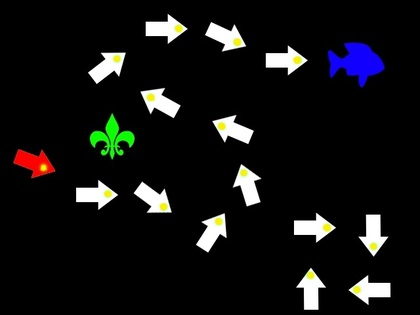
%> input picture Treasure_medium.jpg, 420 x 315 px, shrunk from 640 x 480 before the run
$ octave lab5_med.m   (GNU Octave 9; MATLAB toolbox functions it lacks are replaced by stand-ins)
%> lines starting %> are read from the running program, lines starting %| are printed output that depends on the picture; in (x1, y1, x2, y2) boxes, pixels count from 0 and x2, y2 are one past the last pixel; in counts of white or black regions, pixels touching at a corner belong together; the program's own positions count from 1
### arrow_finder.m
function [arrow_ind,trea_ind]= arrow_finder(props)
%search and find all the objects that meet the condition
n_objects=numel(props);
arrow_ind=[];
trea_ind=[]
hold on;
for object_id = 1 : n_objects
    if  props(object_id).Area > 90 && props(object_id).Area < 2000
    arrow_ind=[arrow_ind; object_id];
    rectangle('Position', props(object_id).BoundingBox, 'EdgeColor', 'b');
    end
    if props(object_id).Area > 2000
    trea_ind=[trea_ind; object_id];
    end
end
hold off;
end

### lab5_med.m
close all;
clear all;

%% Reading image
im = imread('Treasure_medium.jpg'); % change name to process other images
%> im is the input picture: size 315x420x3 uint8; mean R, G, B 18.3, 18.4, 18.4
imshow(im);
pause;

%% Binarisation
bin_threshold = 0.09; % parameter to vary
bin_im = im2bw(im, bin_threshold);
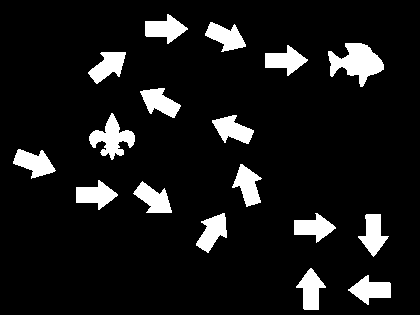
%> bin_im: size 315x420 logical; 9.5% white; 17 white regions
imshow(bin_im);
pause;

%% Extracting connected components
con_com = bwlabel(bin_im);
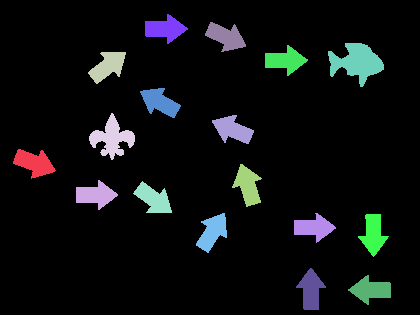
%> con_com: size 315x420 double; 18 distinct labels, from 0 to 17; one colour per label, 0 black
imshow(label2rgb(con_com));
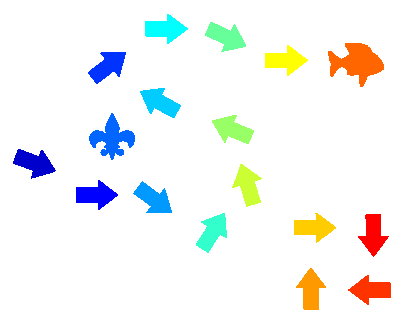
%> displayed picture: size 315x420x3, on the screen's scale of 0 to 255; mean R, G, B 242.5, 244.7, 243
pause;

%% Computing objects properties
props = regionprops(con_com);
%> props = 17 regions; largest, box (x1, y1, x2, y2), Area and Centroid: (328, 43, 384, 87) 1322 [357.7 62.7], (89, 113, 135, 160) 971 [112.7 138.8], (13, 149, 56, 179) 712 [34.8 163.6], (145, 14, 188, 44) 696 [165.5 29.4], (348, 275, 391, 305) 693 [371.5 290.5]

%% Drawing bounding boxes
n_objects = numel(props);
%> n_objects = 17
imshow(im);
hold on;
for object_id = 1 : n_objects
    rectangle('Position', props(object_id).BoundingBox, 'EdgeColor', 'b');
end
%> this loop made 17 passes
hold off;
pause;

%% Arrow/non-arrow determination
% You should develop a function arrow_finder, which returns the IDs of the arror objects.
% IDs are from the connected component analysis order. You may use any parameters for your function.

[arrow_ind,trea_ind]= arrow_finder(props);
%> the loop in arrow_finder, `for object_id = 1 : n_objects` made 17 passes
%> arrow_ind on passes 1 to 12: 1, [1; 2], [1; 2; 3], [1; 2; 3; 4], [1; 2; 3; 4; 5], [1; 2; 3; 4; 5; 6], [1; 2; 3; 4; 5; 6; 7], [1; 2; 3; 4; 5; 6; 7; 8], [1; 2; 3; 4; 5; 6; 7; 8; 9], [1; 2; 3; 4; 5; 6; 7; 8; 9; 10], [1; 2; 3; 4; 5; 6; 7; 8; 9; 10; 11], [1; 2; 3; 4; 5; 6; 7; 8; 9; 10; 11; 12]
%> after the loop in arrow_finder, `for object_id = 1 : n_objects`: arrow_ind = 17 values from 1 to 17
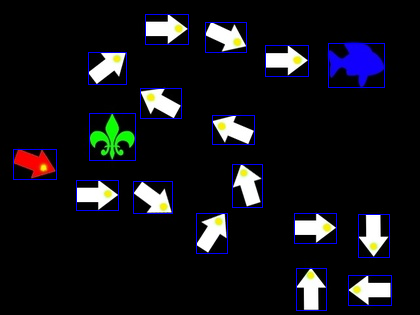
%> figure redrawn from the program's plot data
%> arrow_ind = 17 values from 1 to 17; trea_ind = []

%% Finding red arrow
n_arrows = numel(arrow_ind);
%> n_arrows = 17
start_arrow_id = 0;
% check each arrow until find the red one
for arrow_num = 1 : n_arrows
    object_id = arrow_ind(arrow_num);    % determine the arrow id

    % extract colour of the centroid point of the current arrow
    centroid_colour = im(round(props(object_id).Centroid(2)), round(props(object_id).Centroid(1)), :);
    if centroid_colour(:, :, 1) > 240 && centroid_colour(:, :, 2) < 10 && centroid_colour(:, :, 3) < 10
	% the centroid point is red, memorise its id and break the loop
        start_arrow_id = object_id;
        break;
    end
end
%> this loop made 1 pass
%> (object_id, centroid_colour, start_arrow_id) on pass 1: (1, [254 0 2], 1)


%% Hunting
cur_object = start_arrow_id; % start from the red arrow
%> cur_object = 1
path = cur_object;
%> path = 1

% while the current object is an arrow, continue to search

    red_channel = im(:, :, 1);%find yellow pixel
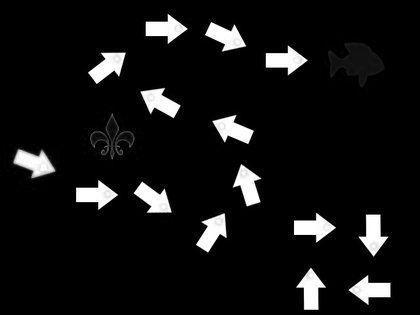
%> red_channel: size 315x420 uint8; min 0, max 255, mean 18.3
    green_channel = im(:, :, 2);
    blue_channel = im(:, :, 3);
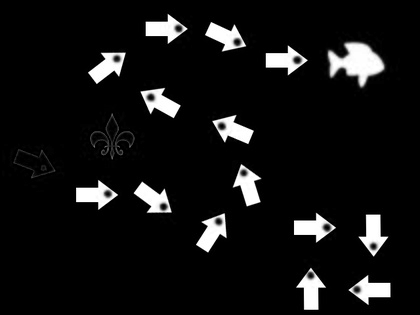
%> blue_channel: size 315x420 uint8; min 0, max 255, mean 18.4; mean of the top-left, top-right, bottom-left and bottom-right quarters 14.5, 23.4, 11, 24.8
    yellow_map = green_channel > 150 & red_channel > 150 & blue_channel < 50;
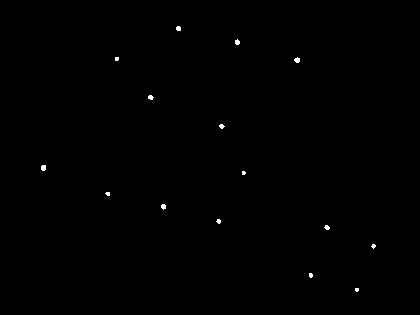
%> yellow_map: size 315x420 logical; 0.22% white; 15 white regions (7 under 20 px), largest, box (x1, y1, x2, y2) and area: (41, 165, 46, 171) 27, (294, 57, 300, 63) 26, (235, 39, 240, 45) 23
    [i_yellow, j_yellow] = find(yellow_map > 0);
%> i_yellow = 294 values from 27 to 292; j_yellow = 294 values from 42 to 376
    [idx,C] = kmeans([j_yellow i_yellow],length(arrow_ind));
%> idx = 294 values, max 17 at index 280, min 1 at index 244, mean 8.29; C = 17 rows, first 12: [326.6 227.4; 117.4 59.4; 164.1 207.2; 237.9 42.78; 151.3 98; 297.8 60.69; 44.07 168.4; 222.3 126.8; 244.3 173.5; 373.5 247.5; 219.3 221.9; 179.1 29.09]
    C=round(C);
%> C = 17 rows, first 12: [327 227; 117 59; 164 207; 238 43; 151 98; 298 61; 44 168; 222 127; 244 174; 374 248; 219 222; 179 29]
    CC=[];
    box=[];
    for i=1:length(props)
    [k,dist]=dsearchn(C,props(i).Centroid);
%> (the run ends here)

$ run again, with Treasure_hard.jpg copied over Treasure_medium.jpg
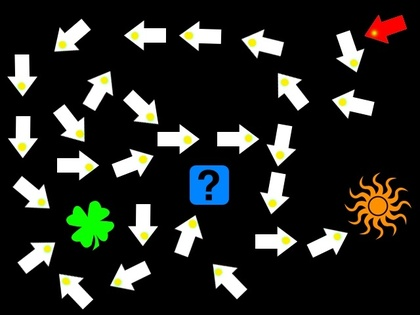
%> input picture Treasure_hard.jpg, 420 x 315 px, shrunk from 640 x 480 before the run
%> im is the input picture: size 315x420x3 uint8; mean R, G, B 36.4, 37.8, 33.1
%> bin_im: size 315x420 logical; 18% white; 31 white regions
%> con_com: size 315x420 double; 32 distinct labels, from 0 to 31
%> `imshow(label2rgb(con_com));`:
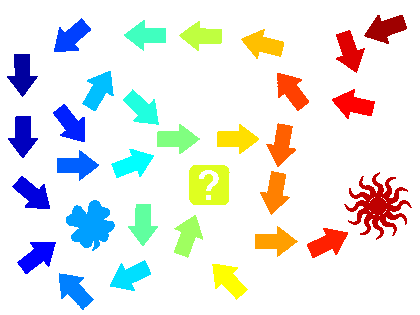
%> displayed picture: size 315x420x3, on the screen's scale of 0 to 255; mean R, G, B 231.3, 232.4, 230.3
%> props = 31 regions; largest, box (x1, y1, x2, y2), Area and Centroid: (344, 172, 412, 240) 1810 [378.6 206.5], (66, 200, 115, 251) 1500 [91.2 225.3], (189, 165, 230, 205) 1362 [209.5 186.1], (364, 15, 407, 44) 710 [386.3 28.9], (157, 124, 200, 154) 694 [177.5 139.6]
%> `n_objects = numel(props);`: n_objects = 31
%> the loop `for object_id = 1 : n_objects` made 31 passes
%> the loop in arrow_finder, `for object_id = 1 : n_objects` made 31 passes
%> arrow_ind on passes 1 to 8: 1, [1; 2], [1; 2; 3], [1; 2; 3; 4], [1; 2; 3; 4; 5], [1; 2; 3; 4; 5; 6], [1; 2; 3; 4; 5; 6; 7], [1; 2; 3; 4; 5; 6; 7; 8]
%> after the loop in arrow_finder, `for object_id = 1 : n_objects`: arrow_ind = 31 values from 1 to 31
%> `[arrow_ind,trea_ind]= arrow_finder(props);`: trea_ind = []
%> n_arrows = 31
%> the loop `for arrow_num = 1 : n_arrows` made 31 passes
%> (centroid_colour, start_arrow_id) on pass 31: ([251 2 0], 31)
%> `yellow_map = green_channel > 150 & red_channel > 150 & blue_channel < ..`:
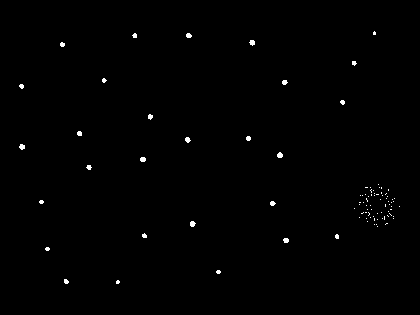
%> yellow_map: size 315x420 logical; 0.51% white; 92 white regions (76 under 20 px), largest, box (x1, y1, x2, y2) and area: (277, 152, 283, 158) 28, (19, 144, 25, 150) 27, (190, 221, 196, 227) 27
%> i_yellow = 677 values from 32 to 284; j_yellow = 677 values from 20 to 400
%> `[idx,C] = kmeans([j_yellow i_yellow],length(arrow_ind));`: idx = 677 values, max 31 at index 551, min 1 at index 572, mean 14.93; C = 31 rows, first 12: [370.5 217.1; 66.75 282.1; 104.6 81; 267 148.6; 189.3 36.12; 343.2 102.8; 84.72 150.6; 193.1 224.5; 252.8 43.19; 364.5 201.4; 150.9 117.3; 45 226]
%> `C=round(C);`: C = 31 rows, first 12: [370 217; 67 282; 105 81; 267 149; 189 36; 343 103; 85 151; 193 224; 253 43; 364 201; 151 117; 45 226]
